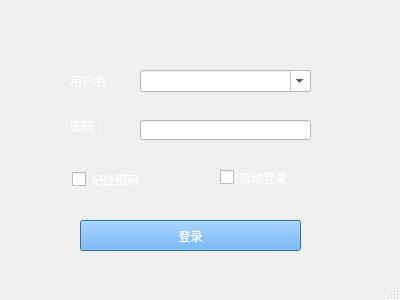
<?xml version="1.0" encoding="UTF-8"?>
<ui version="4.0">
 <class>LoginDialog</class>
 <widget class="QDialog" name="LoginDialog">
  <property name="geometry">
   <rect>
    <x>0</x>
    <y>0</y>
    <width>400</width>
    <height>300</height>
   </rect>
  </property>
  <property name="minimumSize">
   <size>
    <width>400</width>
    <height>300</height>
   </size>
  </property>
  <property name="maximumSize">
   <size>
    <width>400</width>
    <height>300</height>
   </size>
  </property>
  <property name="windowTitle">
   <string/>
  </property>
  <property name="sizeGripEnabled">
   <bool>true</bool>
  </property>
  <property name="modal">
   <bool>true</bool>
  </property>
  <widget class="QPushButton" name="pushButtonLogin">
   <property name="geometry">
    <rect>
     <x>80</x>
     <y>220</y>
     <width>221</width>
     <height>31</height>
    </rect>
   </property>
   <property name="styleSheet">
    <string notr="true">background-color: rgb(85, 170, 255);
color:white;</string>
   </property>
   <property name="text">
    <string>登录</string>
   </property>
  </widget>
  <widget class="QLabel" name="label">
   <property name="geometry">
    <rect>
     <x>70</x>
     <y>70</y>
     <width>54</width>
     <height>21</height>
    </rect>
   </property>
   <property name="styleSheet">
    <string notr="true">color:white;</string>
   </property>
   <property name="text">
    <string>用户名：</string>
   </property>
  </widget>
  <widget class="QLabel" name="label_2">
   <property name="geometry">
    <rect>
     <x>70</x>
     <y>115</y>
     <width>54</width>
     <height>21</height>
    </rect>
   </property>
   <property name="styleSheet">
    <string notr="true">color:white;</string>
   </property>
   <property name="text">
    <string>密码：</string>
   </property>
  </widget>
  <widget class="QLineEdit" name="lineEditPassWord">
   <property name="geometry">
    <rect>
     <x>140</x>
     <y>120</y>
     <width>171</width>
     <height>20</height>
    </rect>
   </property>
   <property name="styleSheet">
    <string notr="true">background-color: rgb(255, 255, 255);</string>
   </property>
  </widget>
  <widget class="QCheckBox" name="checkBoxRemeber">
   <property name="geometry">
    <rect>
     <x>72</x>
     <y>169</y>
     <width>91</width>
     <height>21</height>
    </rect>
   </property>
   <property name="styleSheet">
    <string notr="true">color:white;</string>
   </property>
   <property name="text">
    <string>记住密码</string>
   </property>
  </widget>
  <widget class="QCheckBox" name="checkBoxAuto">
   <property name="geometry">
    <rect>
     <x>220</x>
     <y>167</y>
     <width>91</width>
     <height>21</height>
    </rect>
   </property>
   <property name="styleSheet">
    <string notr="true">color:white;</string>
   </property>
   <property name="text">
    <string>自动登录</string>
   </property>
  </widget>
  <widget class="QComboBox" name="comboBoxUserName">
   <property name="geometry">
    <rect>
     <x>140</x>
     <y>70</y>
     <width>171</width>
     <height>22</height>
    </rect>
   </property>
   <property name="styleSheet">
    <string notr="true">background-color: rgb(255, 255, 255);</string>
   </property>
   <property name="editable">
    <bool>true</bool>
   </property>
  </widget>
 </widget>
 <resources/>
 <connections/>
</ui>
